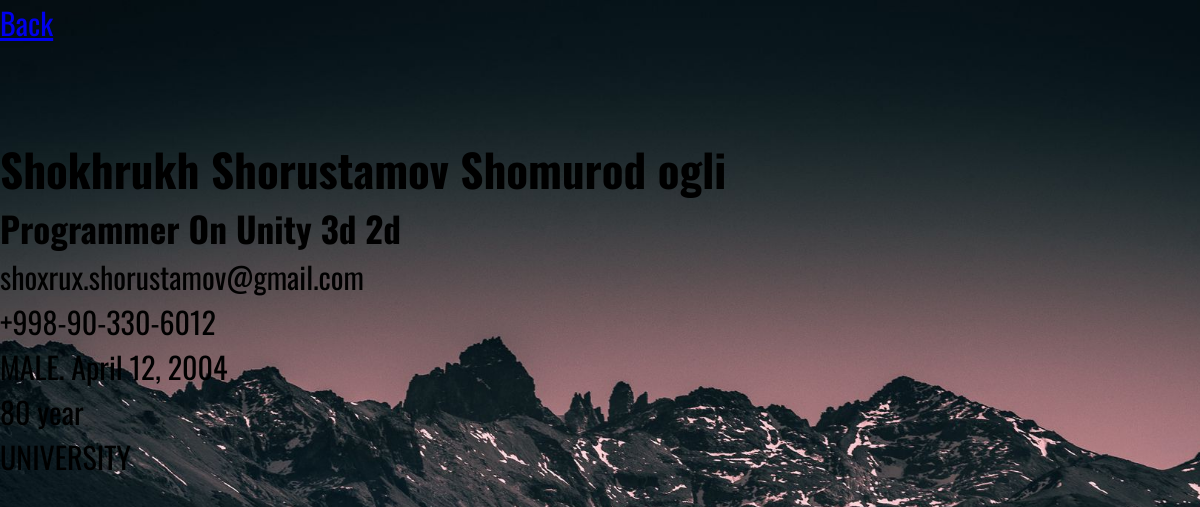
The app's page /resume_detailed_view/1/ (signed in) with its own data.
### HeadHunterApp/models.py (models this page shows, shortened)
class Resume(models.Model):
    dream_job = models.CharField(
        max_length=100
    )
    name = models.CharField(
        max_length=100
    )
    surname = models.CharField(
        max_length=100
    )
    lastname = models.CharField(
        max_length=100
    )
    date_of_birth = models.DateField()
    email = models.EmailField()
    phone = models.CharField(max_length=16)
    skills = models.ManyToManyField(
        Skills,
        related_name='resume_skills'
    )
    exp = models.CharField(
        max_length=100
    )
    education_type = [
        ('ELEMENTARY', 'Elementary school'),
        ('MIDDLE_SCHOOL', 'Middle school'),
        ('HIGHER_EDUCATION', 'Higher education'),
        ('UNIVERSITY', 'University'),
        ('OTHER', 'Other')
    ]
    education = models.CharField(
        max_length=100,
        choices=education_type
    )
    gender_type = [
        ('MALE', 'Male'),
        ('FEMALE', 'Female'),
        ('OTHER', 'Other')
    ]
    gender = models.CharField(
        max_length=100,
        choices=gender_type
    )
    user = models.ForeignKey(
        User,
        on_delete=models.CASCADE,
        related_name='resume'
    )

### HeadHunterApp/views.py (the view)
# urls.py: path('resume_detailed_view/<int:resume_id>/', views.resume_detailed_view, name='resume_detailed_view'),
@login_required(login_url='signIn')
def resume_detailed_view(request, resume_id):
    ctx = {
        'resume': Resume.objects.get(id=resume_id),
    }
    return render(request, 'HeadHunterApp/Resume_Detailed_View.html', ctx)

### HeadHunterApp/templates/HeadHunterApp/Resume_Detailed_View.html (shortened to what this page needs)
{% extends 'HeadHunterApp/layouts/base.html' %}
{% block content %}
    {% if request.user.is_staff %}
    	<a href="{% url 'worker' %}">Back</a>
    {% else %}
        <a href="{% url 'seller' %}">Back</a>
    {% endif %}
    <br>
    <br>
    <br>
    <h2>{{ resume.name }} {{ resume.surname }} {{ resume.lastname }}</h2>
    <h3>{{ resume.dream_job }}</h3>
    <p>{{ resume.email }}</p>
    <p>{{ resume.phone }}</p>
    <p>{{ resume.gender }}. {{ resume.date_of_birth }}</p>
    <p>{{ resume.exp }} year</p>
    <p>{{ resume.education }}</p>
{% endblock %}

### UserApp/static/styles.css (style rules this page uses)
* { margin: 0; padding: 0; box-sizing: border-box; }
body { background-image: url("img/backgroundForm.jpg"); background-repeat: no-repeat; background-size: cover; background-attachment: fixed; font-family: 'Oswald', sans-serif; }

### HeadHunterApp/templates/HeadHunterApp/layouts/base.html (style rules this page uses)
body { font-size: 30px; }

### records on screen
Resume: name "Shokhrukh", surname "Shorustamov", lastname "Shomurod ogli", dream_job "Programmer On Unity 3d 2d", email "shoxrux.shorustamov@gmail.com", phone "+998-90-330-6012", gender "MALE", date_of_birth "April 12, 2004", exp "80", education "UNIVERSITY"
